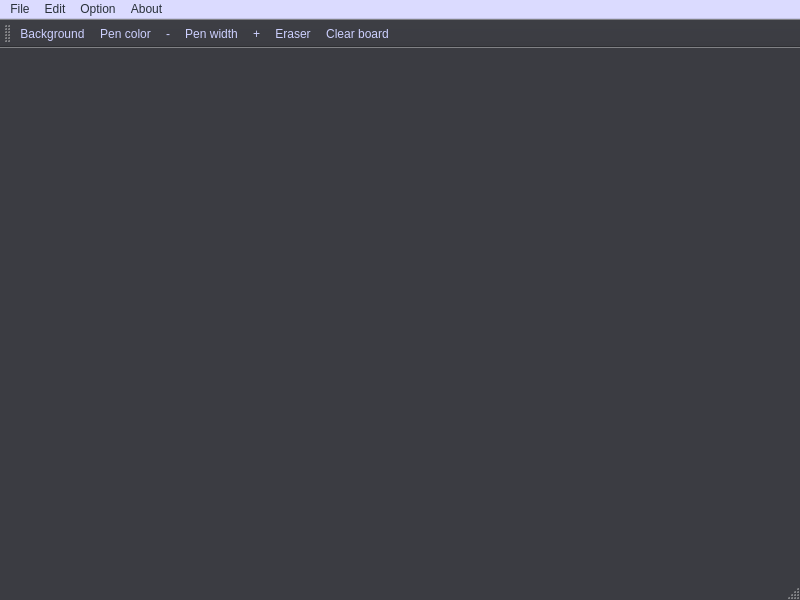
<?xml version="1.0" encoding="UTF-8"?>
<ui version="4.0">
 <class>MainWindow</class>
 <widget class="QMainWindow" name="MainWindow">
  <property name="geometry">
   <rect>
    <x>0</x>
    <y>0</y>
    <width>800</width>
    <height>600</height>
   </rect>
  </property>
  <property name="palette">
   <palette>
    <active>
     <colorrole role="WindowText">
      <brush brushstyle="SolidPattern">
       <color alpha="255">
        <red>255</red>
        <green>255</green>
        <blue>255</blue>
       </color>
      </brush>
     </colorrole>
     <colorrole role="Button">
      <brush brushstyle="SolidPattern">
       <color alpha="255">
        <red>59</red>
        <green>60</green>
        <blue>66</blue>
       </color>
      </brush>
     </colorrole>
     <colorrole role="Light">
      <brush brushstyle="SolidPattern">
       <color alpha="255">
        <red>88</red>
        <green>90</green>
        <blue>99</blue>
       </color>
      </brush>
     </colorrole>
     <colorrole role="Midlight">
      <brush brushstyle="SolidPattern">
       <color alpha="255">
        <red>73</red>
        <green>75</green>
        <blue>82</blue>
       </color>
      </brush>
     </colorrole>
     <colorrole role="Dark">
      <brush brushstyle="SolidPattern">
       <color alpha="255">
        <red>29</red>
        <green>30</green>
        <blue>33</blue>
       </color>
      </brush>
     </colorrole>
     <colorrole role="Mid">
      <brush brushstyle="SolidPattern">
       <color alpha="255">
        <red>39</red>
        <green>40</green>
        <blue>44</blue>
       </color>
      </brush>
     </colorrole>
     <colorrole role="Text">
      <brush brushstyle="SolidPattern">
       <color alpha="255">
        <red>255</red>
        <green>255</green>
        <blue>255</blue>
       </color>
      </brush>
     </colorrole>
     <colorrole role="BrightText">
      <brush brushstyle="SolidPattern">
       <color alpha="255">
        <red>255</red>
        <green>255</green>
        <blue>255</blue>
       </color>
      </brush>
     </colorrole>
     <colorrole role="ButtonText">
      <brush brushstyle="SolidPattern">
       <color alpha="255">
        <red>205</red>
        <green>208</green>
        <blue>255</blue>
       </color>
      </brush>
     </colorrole>
     <colorrole role="Base">
      <brush brushstyle="SolidPattern">
       <color alpha="255">
        <red>0</red>
        <green>0</green>
        <blue>0</blue>
       </color>
      </brush>
     </colorrole>
     <colorrole role="Window">
      <brush brushstyle="SolidPattern">
       <color alpha="255">
        <red>59</red>
        <green>60</green>
        <blue>66</blue>
       </color>
      </brush>
     </colorrole>
     <colorrole role="Shadow">
      <brush brushstyle="SolidPattern">
       <color alpha="255">
        <red>0</red>
        <green>0</green>
        <blue>0</blue>
       </color>
      </brush>
     </colorrole>
     <colorrole role="AlternateBase">
      <brush brushstyle="SolidPattern">
       <color alpha="255">
        <red>29</red>
        <green>30</green>
        <blue>33</blue>
       </color>
      </brush>
     </colorrole>
     <colorrole role="ToolTipBase">
      <brush brushstyle="SolidPattern">
       <color alpha="255">
        <red>255</red>
        <green>255</green>
        <blue>220</blue>
       </color>
      </brush>
     </colorrole>
     <colorrole role="ToolTipText">
      <brush brushstyle="SolidPattern">
       <color alpha="255">
        <red>0</red>
        <green>0</green>
        <blue>0</blue>
       </color>
      </brush>
     </colorrole>
     <colorrole role="PlaceholderText">
      <brush brushstyle="SolidPattern">
       <color alpha="128">
        <red>255</red>
        <green>255</green>
        <blue>255</blue>
       </color>
      </brush>
     </colorrole>
    </active>
    <inactive>
     <colorrole role="WindowText">
      <brush brushstyle="SolidPattern">
       <color alpha="255">
        <red>255</red>
        <green>255</green>
        <blue>255</blue>
       </color>
      </brush>
     </colorrole>
     <colorrole role="Button">
      <brush brushstyle="SolidPattern">
       <color alpha="255">
        <red>59</red>
        <green>60</green>
        <blue>66</blue>
       </color>
      </brush>
     </colorrole>
     <colorrole role="Light">
      <brush brushstyle="SolidPattern">
       <color alpha="255">
        <red>88</red>
        <green>90</green>
        <blue>99</blue>
       </color>
      </brush>
     </colorrole>
     <colorrole role="Midlight">
      <brush brushstyle="SolidPattern">
       <color alpha="255">
        <red>73</red>
        <green>75</green>
        <blue>82</blue>
       </color>
      </brush>
     </colorrole>
     <colorrole role="Dark">
      <brush brushstyle="SolidPattern">
       <color alpha="255">
        <red>29</red>
        <green>30</green>
        <blue>33</blue>
       </color>
      </brush>
     </colorrole>
     <colorrole role="Mid">
      <brush brushstyle="SolidPattern">
       <color alpha="255">
        <red>39</red>
        <green>40</green>
        <blue>44</blue>
       </color>
      </brush>
     </colorrole>
     <colorrole role="Text">
      <brush brushstyle="SolidPattern">
       <color alpha="255">
        <red>255</red>
        <green>255</green>
        <blue>255</blue>
       </color>
      </brush>
     </colorrole>
     <colorrole role="BrightText">
      <brush brushstyle="SolidPattern">
       <color alpha="255">
        <red>255</red>
        <green>255</green>
        <blue>255</blue>
       </color>
      </brush>
     </colorrole>
     <colorrole role="ButtonText">
      <brush brushstyle="SolidPattern">
       <color alpha="255">
        <red>205</red>
        <green>208</green>
        <blue>255</blue>
       </color>
      </brush>
     </colorrole>
     <colorrole role="Base">
      <brush brushstyle="SolidPattern">
       <color alpha="255">
        <red>0</red>
        <green>0</green>
        <blue>0</blue>
       </color>
      </brush>
     </colorrole>
     <colorrole role="Window">
      <brush brushstyle="SolidPattern">
       <color alpha="255">
        <red>59</red>
        <green>60</green>
        <blue>66</blue>
       </color>
      </brush>
     </colorrole>
     <colorrole role="Shadow">
      <brush brushstyle="SolidPattern">
       <color alpha="255">
        <red>0</red>
        <green>0</green>
        <blue>0</blue>
       </color>
      </brush>
     </colorrole>
     <colorrole role="AlternateBase">
      <brush brushstyle="SolidPattern">
       <color alpha="255">
        <red>29</red>
        <green>30</green>
        <blue>33</blue>
       </color>
      </brush>
     </colorrole>
     <colorrole role="ToolTipBase">
      <brush brushstyle="SolidPattern">
       <color alpha="255">
        <red>255</red>
        <green>255</green>
        <blue>220</blue>
       </color>
      </brush>
     </colorrole>
     <colorrole role="ToolTipText">
      <brush brushstyle="SolidPattern">
       <color alpha="255">
        <red>0</red>
        <green>0</green>
        <blue>0</blue>
       </color>
      </brush>
     </colorrole>
     <colorrole role="PlaceholderText">
      <brush brushstyle="SolidPattern">
       <color alpha="128">
        <red>255</red>
        <green>255</green>
        <blue>255</blue>
       </color>
      </brush>
     </colorrole>
    </inactive>
    <disabled>
     <colorrole role="WindowText">
      <brush brushstyle="SolidPattern">
       <color alpha="255">
        <red>29</red>
        <green>30</green>
        <blue>33</blue>
       </color>
      </brush>
     </colorrole>
     <colorrole role="Button">
      <brush brushstyle="SolidPattern">
       <color alpha="255">
        <red>59</red>
        <green>60</green>
        <blue>66</blue>
       </color>
      </brush>
     </colorrole>
     <colorrole role="Light">
      <brush brushstyle="SolidPattern">
       <color alpha="255">
        <red>88</red>
        <green>90</green>
        <blue>99</blue>
       </color>
      </brush>
     </colorrole>
     <colorrole role="Midlight">
      <brush brushstyle="SolidPattern">
       <color alpha="255">
        <red>73</red>
        <green>75</green>
        <blue>82</blue>
       </color>
      </brush>
     </colorrole>
     <colorrole role="Dark">
      <brush brushstyle="SolidPattern">
       <color alpha="255">
        <red>29</red>
        <green>30</green>
        <blue>33</blue>
       </color>
      </brush>
     </colorrole>
     <colorrole role="Mid">
      <brush brushstyle="SolidPattern">
       <color alpha="255">
        <red>39</red>
        <green>40</green>
        <blue>44</blue>
       </color>
      </brush>
     </colorrole>
     <colorrole role="Text">
      <brush brushstyle="SolidPattern">
       <color alpha="255">
        <red>29</red>
        <green>30</green>
        <blue>33</blue>
       </color>
      </brush>
     </colorrole>
     <colorrole role="BrightText">
      <brush brushstyle="SolidPattern">
       <color alpha="255">
        <red>255</red>
        <green>255</green>
        <blue>255</blue>
       </color>
      </brush>
     </colorrole>
     <colorrole role="ButtonText">
      <brush brushstyle="SolidPattern">
       <color alpha="255">
        <red>29</red>
        <green>30</green>
        <blue>33</blue>
       </color>
      </brush>
     </colorrole>
     <colorrole role="Base">
      <brush brushstyle="SolidPattern">
       <color alpha="255">
        <red>59</red>
        <green>60</green>
        <blue>66</blue>
       </color>
      </brush>
     </colorrole>
     <colorrole role="Window">
      <brush brushstyle="SolidPattern">
       <color alpha="255">
        <red>59</red>
        <green>60</green>
        <blue>66</blue>
       </color>
      </brush>
     </colorrole>
     <colorrole role="Shadow">
      <brush brushstyle="SolidPattern">
       <color alpha="255">
        <red>0</red>
        <green>0</green>
        <blue>0</blue>
       </color>
      </brush>
     </colorrole>
     <colorrole role="AlternateBase">
      <brush brushstyle="SolidPattern">
       <color alpha="255">
        <red>59</red>
        <green>60</green>
        <blue>66</blue>
       </color>
      </brush>
     </colorrole>
     <colorrole role="ToolTipBase">
      <brush brushstyle="SolidPattern">
       <color alpha="255">
        <red>255</red>
        <green>255</green>
        <blue>220</blue>
       </color>
      </brush>
     </colorrole>
     <colorrole role="ToolTipText">
      <brush brushstyle="SolidPattern">
       <color alpha="255">
        <red>0</red>
        <green>0</green>
        <blue>0</blue>
       </color>
      </brush>
     </colorrole>
     <colorrole role="PlaceholderText">
      <brush brushstyle="SolidPattern">
       <color alpha="128">
        <red>255</red>
        <green>255</green>
        <blue>255</blue>
       </color>
      </brush>
     </colorrole>
    </disabled>
   </palette>
  </property>
  <property name="windowTitle">
   <string>MainWindow</string>
  </property>
  <widget class="QWidget" name="centralwidget"/>
  <widget class="QMenuBar" name="menubar">
   <property name="geometry">
    <rect>
     <x>0</x>
     <y>0</y>
     <width>800</width>
     <height>25</height>
    </rect>
   </property>
   <property name="palette">
    <palette>
     <active>
      <colorrole role="WindowText">
       <brush brushstyle="SolidPattern">
        <color alpha="255">
         <red>42</red>
         <green>47</green>
         <blue>57</blue>
        </color>
       </brush>
      </colorrole>
      <colorrole role="Button">
       <brush brushstyle="SolidPattern">
        <color alpha="255">
         <red>219</red>
         <green>219</green>
         <blue>255</blue>
        </color>
       </brush>
      </colorrole>
      <colorrole role="Light">
       <brush brushstyle="SolidPattern">
        <color alpha="255">
         <red>255</red>
         <green>255</green>
         <blue>255</blue>
        </color>
       </brush>
      </colorrole>
      <colorrole role="Midlight">
       <brush brushstyle="SolidPattern">
        <color alpha="255">
         <red>237</red>
         <green>237</green>
         <blue>255</blue>
        </color>
       </brush>
      </colorrole>
      <colorrole role="Dark">
       <brush brushstyle="SolidPattern">
        <color alpha="255">
         <red>109</red>
         <green>109</green>
         <blue>127</blue>
        </color>
       </brush>
      </colorrole>
      <colorrole role="Mid">
       <brush brushstyle="SolidPattern">
        <color alpha="255">
         <red>146</red>
         <green>146</green>
         <blue>170</blue>
        </color>
       </brush>
      </colorrole>
      <colorrole role="Text">
       <brush brushstyle="SolidPattern">
        <color alpha="255">
         <red>44</red>
         <green>44</green>
         <blue>54</blue>
        </color>
       </brush>
      </colorrole>
      <colorrole role="BrightText">
       <brush brushstyle="SolidPattern">
        <color alpha="255">
         <red>255</red>
         <green>255</green>
         <blue>255</blue>
        </color>
       </brush>
      </colorrole>
      <colorrole role="ButtonText">
       <brush brushstyle="SolidPattern">
        <color alpha="255">
         <red>40</red>
         <green>48</green>
         <blue>57</blue>
        </color>
       </brush>
      </colorrole>
      <colorrole role="Base">
       <brush brushstyle="SolidPattern">
        <color alpha="255">
         <red>255</red>
         <green>255</green>
         <blue>255</blue>
        </color>
       </brush>
      </colorrole>
      <colorrole role="Window">
       <brush brushstyle="SolidPattern">
        <color alpha="255">
         <red>219</red>
         <green>219</green>
         <blue>255</blue>
        </color>
       </brush>
      </colorrole>
      <colorrole role="Shadow">
       <brush brushstyle="SolidPattern">
        <color alpha="255">
         <red>34</red>
         <green>38</green>
         <blue>45</blue>
        </color>
       </brush>
      </colorrole>
      <colorrole role="AlternateBase">
       <brush brushstyle="SolidPattern">
        <color alpha="255">
         <red>237</red>
         <green>237</green>
         <blue>255</blue>
        </color>
       </brush>
      </colorrole>
      <colorrole role="ToolTipBase">
       <brush brushstyle="SolidPattern">
        <color alpha="255">
         <red>255</red>
         <green>255</green>
         <blue>220</blue>
        </color>
       </brush>
      </colorrole>
      <colorrole role="ToolTipText">
       <brush brushstyle="SolidPattern">
        <color alpha="255">
         <red>34</red>
         <green>38</green>
         <blue>47</blue>
        </color>
       </brush>
      </colorrole>
      <colorrole role="PlaceholderText">
       <brush brushstyle="SolidPattern">
        <color alpha="128">
         <red>38</red>
         <green>40</green>
         <blue>53</blue>
        </color>
       </brush>
      </colorrole>
     </active>
     <inactive>
      <colorrole role="WindowText">
       <brush brushstyle="SolidPattern">
        <color alpha="255">
         <red>42</red>
         <green>47</green>
         <blue>57</blue>
        </color>
       </brush>
      </colorrole>
      <colorrole role="Button">
       <brush brushstyle="SolidPattern">
        <color alpha="255">
         <red>219</red>
         <green>219</green>
         <blue>255</blue>
        </color>
       </brush>
      </colorrole>
      <colorrole role="Light">
       <brush brushstyle="SolidPattern">
        <color alpha="255">
         <red>255</red>
         <green>255</green>
         <blue>255</blue>
        </color>
       </brush>
      </colorrole>
      <colorrole role="Midlight">
       <brush brushstyle="SolidPattern">
        <color alpha="255">
         <red>237</red>
         <green>237</green>
         <blue>255</blue>
        </color>
       </brush>
      </colorrole>
      <colorrole role="Dark">
       <brush brushstyle="SolidPattern">
        <color alpha="255">
         <red>109</red>
         <green>109</green>
         <blue>127</blue>
        </color>
       </brush>
      </colorrole>
      <colorrole role="Mid">
       <brush brushstyle="SolidPattern">
        <color alpha="255">
         <red>146</red>
         <green>146</green>
         <blue>170</blue>
        </color>
       </brush>
      </colorrole>
      <colorrole role="Text">
       <brush brushstyle="SolidPattern">
        <color alpha="255">
         <red>44</red>
         <green>44</green>
         <blue>54</blue>
        </color>
       </brush>
      </colorrole>
      <colorrole role="BrightText">
       <brush brushstyle="SolidPattern">
        <color alpha="255">
         <red>255</red>
         <green>255</green>
         <blue>255</blue>
        </color>
       </brush>
      </colorrole>
      <colorrole role="ButtonText">
       <brush brushstyle="SolidPattern">
        <color alpha="255">
         <red>40</red>
         <green>48</green>
         <blue>57</blue>
        </color>
       </brush>
      </colorrole>
      <colorrole role="Base">
       <brush brushstyle="SolidPattern">
        <color alpha="255">
         <red>255</red>
         <green>255</green>
         <blue>255</blue>
        </color>
       </brush>
      </colorrole>
      <colorrole role="Window">
       <brush brushstyle="SolidPattern">
        <color alpha="255">
         <red>219</red>
         <green>219</green>
         <blue>255</blue>
        </color>
       </brush>
      </colorrole>
      <colorrole role="Shadow">
       <brush brushstyle="SolidPattern">
        <color alpha="255">
         <red>34</red>
         <green>38</green>
         <blue>45</blue>
        </color>
       </brush>
      </colorrole>
      <colorrole role="AlternateBase">
       <brush brushstyle="SolidPattern">
        <color alpha="255">
         <red>237</red>
         <green>237</green>
         <blue>255</blue>
        </color>
       </brush>
      </colorrole>
      <colorrole role="ToolTipBase">
       <brush brushstyle="SolidPattern">
        <color alpha="255">
         <red>255</red>
         <green>255</green>
         <blue>220</blue>
        </color>
       </brush>
      </colorrole>
      <colorrole role="ToolTipText">
       <brush brushstyle="SolidPattern">
        <color alpha="255">
         <red>34</red>
         <green>38</green>
         <blue>47</blue>
        </color>
       </brush>
      </colorrole>
      <colorrole role="PlaceholderText">
       <brush brushstyle="SolidPattern">
        <color alpha="128">
         <red>38</red>
         <green>40</green>
         <blue>53</blue>
        </color>
       </brush>
      </colorrole>
     </inactive>
     <disabled>
      <colorrole role="WindowText">
       <brush brushstyle="SolidPattern">
        <color alpha="255">
         <red>109</red>
         <green>109</green>
         <blue>127</blue>
        </color>
       </brush>
      </colorrole>
      <colorrole role="Button">
       <brush brushstyle="SolidPattern">
        <color alpha="255">
         <red>219</red>
         <green>219</green>
         <blue>255</blue>
        </color>
       </brush>
      </colorrole>
      <colorrole role="Light">
       <brush brushstyle="SolidPattern">
        <color alpha="255">
         <red>255</red>
         <green>255</green>
         <blue>255</blue>
        </color>
       </brush>
      </colorrole>
      <colorrole role="Midlight">
       <brush brushstyle="SolidPattern">
        <color alpha="255">
         <red>237</red>
         <green>237</green>
         <blue>255</blue>
        </color>
       </brush>
      </colorrole>
      <colorrole role="Dark">
       <brush brushstyle="SolidPattern">
        <color alpha="255">
         <red>109</red>
         <green>109</green>
         <blue>127</blue>
        </color>
       </brush>
      </colorrole>
      <colorrole role="Mid">
       <brush brushstyle="SolidPattern">
        <color alpha="255">
         <red>146</red>
         <green>146</green>
         <blue>170</blue>
        </color>
       </brush>
      </colorrole>
      <colorrole role="Text">
       <brush brushstyle="SolidPattern">
        <color alpha="255">
         <red>109</red>
         <green>109</green>
         <blue>127</blue>
        </color>
       </brush>
      </colorrole>
      <colorrole role="BrightText">
       <brush brushstyle="SolidPattern">
        <color alpha="255">
         <red>255</red>
         <green>255</green>
         <blue>255</blue>
        </color>
       </brush>
      </colorrole>
      <colorrole role="ButtonText">
       <brush brushstyle="SolidPattern">
        <color alpha="255">
         <red>109</red>
         <green>109</green>
         <blue>127</blue>
        </color>
       </brush>
      </colorrole>
      <colorrole role="Base">
       <brush brushstyle="SolidPattern">
        <color alpha="255">
         <red>219</red>
         <green>219</green>
         <blue>255</blue>
        </color>
       </brush>
      </colorrole>
      <colorrole role="Window">
       <brush brushstyle="SolidPattern">
        <color alpha="255">
         <red>219</red>
         <green>219</green>
         <blue>255</blue>
        </color>
       </brush>
      </colorrole>
      <colorrole role="Shadow">
       <brush brushstyle="SolidPattern">
        <color alpha="255">
         <red>34</red>
         <green>38</green>
         <blue>45</blue>
        </color>
       </brush>
      </colorrole>
      <colorrole role="AlternateBase">
       <brush brushstyle="SolidPattern">
        <color alpha="255">
         <red>219</red>
         <green>219</green>
         <blue>255</blue>
        </color>
       </brush>
      </colorrole>
      <colorrole role="ToolTipBase">
       <brush brushstyle="SolidPattern">
        <color alpha="255">
         <red>255</red>
         <green>255</green>
         <blue>220</blue>
        </color>
       </brush>
      </colorrole>
      <colorrole role="ToolTipText">
       <brush brushstyle="SolidPattern">
        <color alpha="255">
         <red>34</red>
         <green>38</green>
         <blue>47</blue>
        </color>
       </brush>
      </colorrole>
      <colorrole role="PlaceholderText">
       <brush brushstyle="SolidPattern">
        <color alpha="128">
         <red>38</red>
         <green>40</green>
         <blue>53</blue>
        </color>
       </brush>
      </colorrole>
     </disabled>
    </palette>
   </property>
   <widget class="QMenu" name="menuFile">
    <property name="title">
     <string>File</string>
    </property>
    <addaction name="actionOpen"/>
    <addaction name="actionSave_2"/>
   </widget>
   <widget class="QMenu" name="menuOption">
    <property name="title">
     <string>Option</string>
    </property>
    <addaction name="actionBrush_color"/>
    <addaction name="actionPen_width"/>
    <addaction name="actionClear_Board"/>
   </widget>
   <widget class="QMenu" name="menuEdit">
    <property name="title">
     <string>Edit</string>
    </property>
    <addaction name="actionBackground"/>
    <addaction name="actionUndo"/>
   </widget>
   <widget class="QMenu" name="menuAbout">
    <property name="title">
     <string>About</string>
    </property>
    <addaction name="actionGit_page"/>
   </widget>
   <addaction name="menuFile"/>
   <addaction name="menuEdit"/>
   <addaction name="menuOption"/>
   <addaction name="menuAbout"/>
  </widget>
  <widget class="QStatusBar" name="statusbar"/>
  <widget class="QToolBar" name="toolBar">
   <property name="windowTitle">
    <string>toolBar</string>
   </property>
   <attribute name="toolBarArea">
    <enum>TopToolBarArea</enum>
   </attribute>
   <attribute name="toolBarBreak">
    <bool>false</bool>
   </attribute>
   <addaction name="actionBackground"/>
   <addaction name="actionBrush_color"/>
   <addaction name="actionDecrease"/>
   <addaction name="actionPen_width"/>
   <addaction name="actionIncrease"/>
   <addaction name="actionEraser"/>
   <addaction name="actionClear_Board"/>
  </widget>
  <action name="actionOpen">
   <property name="text">
    <string>Open</string>
   </property>
   <property name="shortcut">
    <string>Ctrl+O</string>
   </property>
  </action>
  <action name="actionBrush_color">
   <property name="text">
    <string>Pen color</string>
   </property>
   <property name="shortcut">
    <string>C</string>
   </property>
  </action>
  <action name="actionBackground">
   <property name="text">
    <string>Background</string>
   </property>
   <property name="toolTip">
    <string>Background color</string>
   </property>
   <property name="shortcut">
    <string>B</string>
   </property>
  </action>
  <action name="actionEraser">
   <property name="checkable">
    <bool>true</bool>
   </property>
   <property name="checked">
    <bool>false</bool>
   </property>
   <property name="text">
    <string>Eraser</string>
   </property>
   <property name="toolTip">
    <string>Eraser</string>
   </property>
   <property name="shortcut">
    <string>E</string>
   </property>
  </action>
  <action name="actionPen_width">
   <property name="text">
    <string>Pen width</string>
   </property>
   <property name="toolTip">
    <string>Pen width ([, ])</string>
   </property>
   <property name="shortcut">
    <string>S</string>
   </property>
  </action>
  <action name="actionClear_Board">
   <property name="text">
    <string>Clear board</string>
   </property>
   <property name="shortcut">
    <string>Del</string>
   </property>
  </action>
  <action name="actionIncrease">
   <property name="text">
    <string>+</string>
   </property>
   <property name="toolTip">
    <string>Increase Pen size (])</string>
   </property>
   <property name="shortcut">
    <string>]</string>
   </property>
  </action>
  <action name="actionDecrease">
   <property name="text">
    <string>-</string>
   </property>
   <property name="toolTip">
    <string>Decrease Pen size ([)</string>
   </property>
   <property name="shortcut">
    <string>[</string>
   </property>
   <property name="visible">
    <bool>true</bool>
   </property>
  </action>
  <action name="actionUndo">
   <property name="text">
    <string>Undo</string>
   </property>
   <property name="shortcut">
    <string>Ctrl+Z</string>
   </property>
  </action>
  <action name="actionGit_page">
   <property name="text">
    <string>Git page</string>
   </property>
  </action>
  <action name="actionSave_2">
   <property name="text">
    <string>Save</string>
   </property>
   <property name="shortcut">
    <string>Ctrl+S</string>
   </property>
  </action>
 </widget>
 <resources/>
 <connections/>
</ui>
